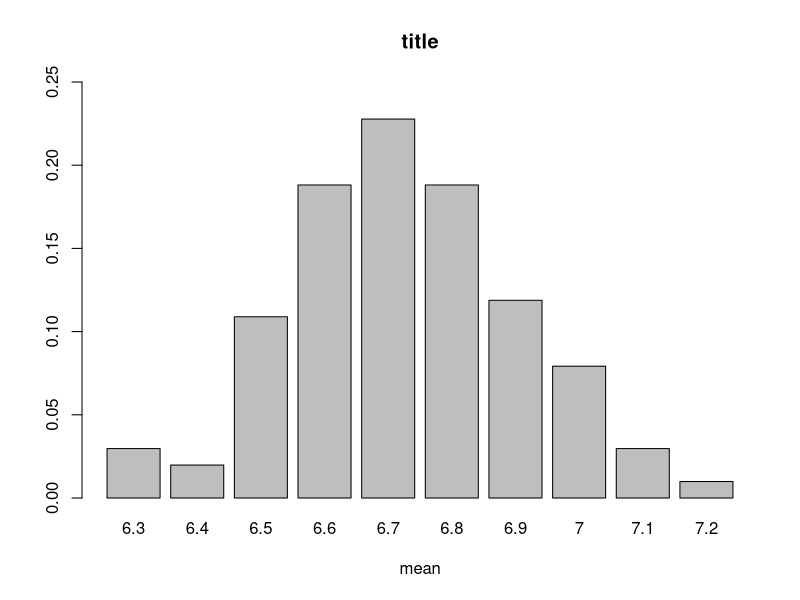
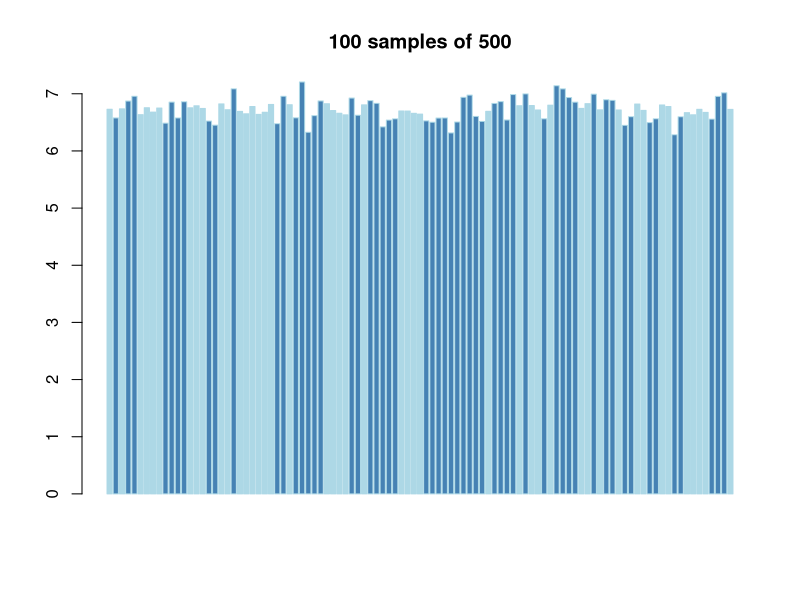
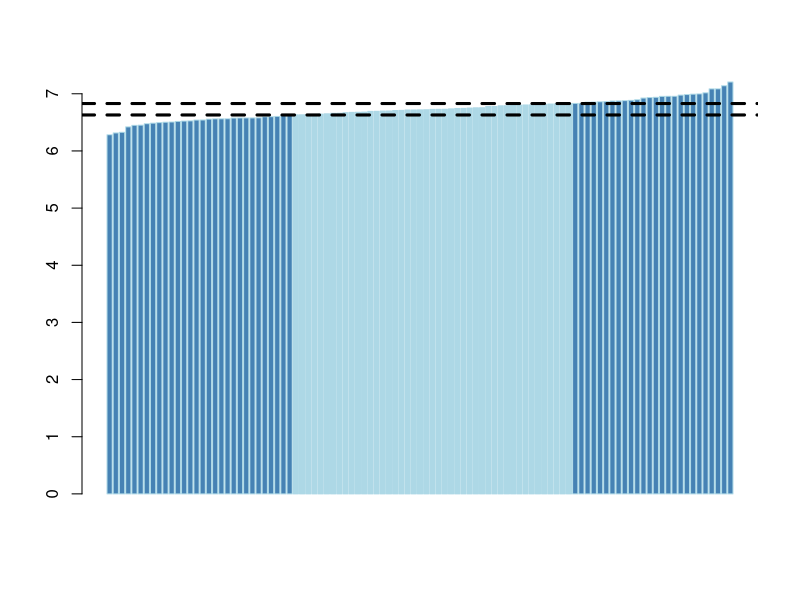
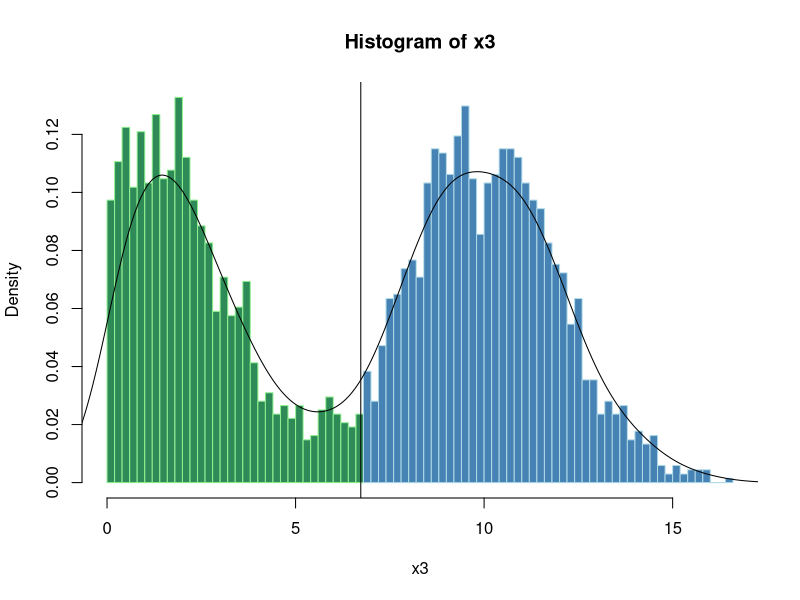
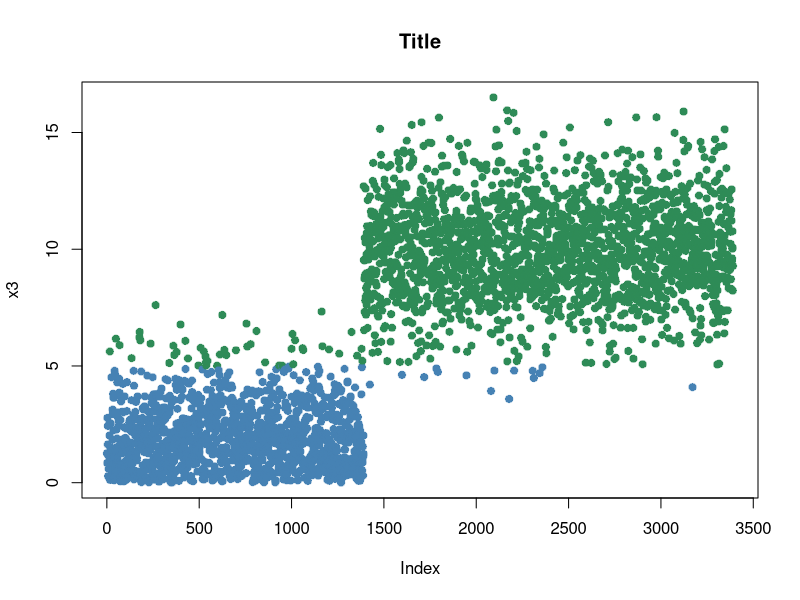

R code for these plots, in order:

# Data

set.seed(100)
x = rnorm(2000, mean = 1, sd = 2)
x1 = rnorm(2000, mean = 10, sd = 2)

# combine and get rid of the negatives
x2 = c(x, x1)
x3 = x2[x2>0]

# general stats
s = summary(x3)
r = range(x3)
stem(sample(x3,500))
t.test(x3)

ssize = 500
i = 0
q = sample(x3, ssize)
mean_list = mean(x3)

while (i < 100){
  q = cbind(q, sample(x3,ssize))
  mean_list = c(mean_list, mean(sample(x3,ssize,replace=TRUE)))
  i = i + 1
}

m = summary(as.factor(round(mean_list, 1)))
m = m / sum(m)
barplot(m, ylim = c(0, .25), 
        main="title",
        xlab="mean")

#par(family="Times New Roman")
#plot(mean_list, type="b", col="red")
#plot(mean_list, type="l", ylim = c(0,10))
barplot(mean_list, 
        main="100 samples of 500",
        col=ifelse(mean_list < mean(x3)-0.1 | mean_list > mean(x3)+0.1, "steelblue", "lightblue"),
        border = "lightblue")

barplot(sort(mean_list), 
        col=ifelse(sort(mean_list) < mean(x3)-0.1 | sort(mean_list) > mean(x3)+0.1, "steelblue", "lightblue"),
        border = "lightblue")
abline(h = mean(x3)-0.1, col="black", lty="dashed", lwd=3)
abline(h = mean(x3)+0.1, col="black", lty="dashed", lwd=3)

# save the data from the histogram *plot = FALSE*
h = hist(x3, breaks = 100, plot = FALSE)



####### Plotting ####### 

colors = ifelse(h$breaks<mean(x3), "seagreen", "steelblue")
colors2 = ifelse(h$breaks<mean(x3), "lightgreen", "lightblue")


hist(x3, 
     breaks = 100, 
     col=colors,
     border=colors2, 
     prob=TRUE)

lines(density(x3))
abline(v = mean(x3))

plot(x3,
     main = "Title",
     pch=21,
     bg=ifelse((x3>5), "seagreen", "steelblue"),
     col=ifelse((x3>5), "#2E8B5780", "#4682B480")
     )
















